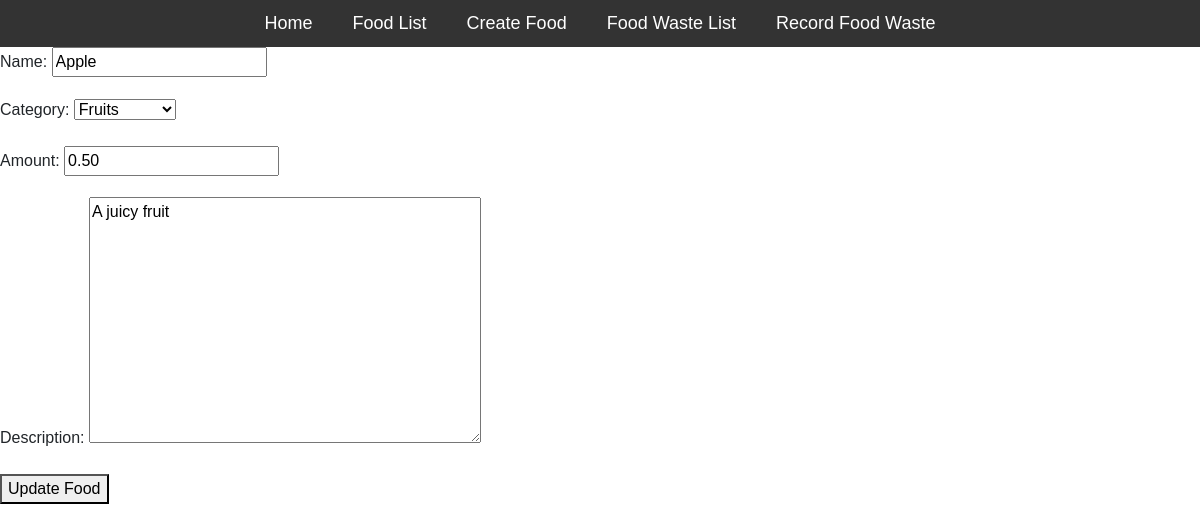
The page /food/update/1/ on the database its author committed.
### myapp/models.py (models this page shows, shortened)
class Food(models.Model):
    name = models.CharField(max_length=200)
    category = models.ForeignKey(FoodCategory, on_delete=models.CASCADE)
    amount = models.DecimalField(max_digits=5, decimal_places=2)
    description = models.TextField()

class FoodCategory(models.Model):
    name = models.CharField(max_length=100)
    def __str__(self):
        return self.name

### myapp/views.py (the view)
# urls.py: path('food/update/<int:pk>/', views.food_update, name='food_update'),
def food_update(request, pk):
    food = Food.objects.get(pk=pk)
    if request.method == 'POST':
        form = FoodForm(request.POST, instance=food)
        if form.is_valid():
            form.save()
            return redirect('food_list')
    else:
        form = FoodForm(instance=food)
    return render(request, 'myapp/food_update.html', {'form': form, 'food': food})

### myapp/forms.py
class FoodForm(forms.ModelForm):
    class Meta:
        model = Food
        fields = ['name', 'category', 'amount', 'description']

### myapp/templates/myapp/food_update.html (shortened to what this page needs)
{% extends 'myapp/navbar.html' %}
{% block content %}
<form method="post">
  {{ form.as_p }}
  <button type="submit">Update Food</button>
</form>
{% endblock content %}

### static/css/main.css (style rules this page uses)
body { height: 100%; margin: 0; font-family: Arial, Helvetica, sans-serif; }
body { margin: 0; padding: 0; }

### rows shown on the page
Food: name "Apple", category "Fruits", amount "0.50", description "A juicy fruit"
